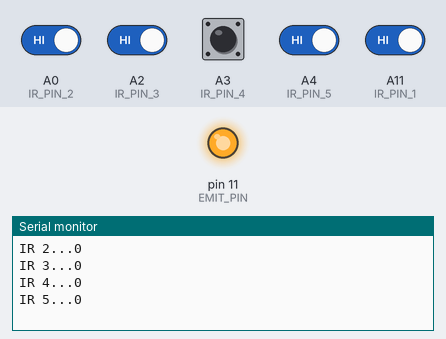
Simulated run of this sketch. Board: Arduino Mega 2560, built with avr-gcc and run on an emulated ATmega2560. Parts: output pins drawn as LEDs (lit = HIGH), the last lines printed to the serial monitor. The test bench sets the inputs (shaded band); at power-on: A0 (IR_PIN_2), A2 (IR_PIN_3), A3 (IR_PIN_4), A4 (IR_PIN_5), A11 (IR_PIN_1) HIGH.

Above: at 1.2 s.
1.3 s: A0 (IR_PIN_2) driven LOW and A4 (IR_PIN_5) driven LOW
4.3 s: A0 (IR_PIN_2) driven HIGH
At 4.74 s:
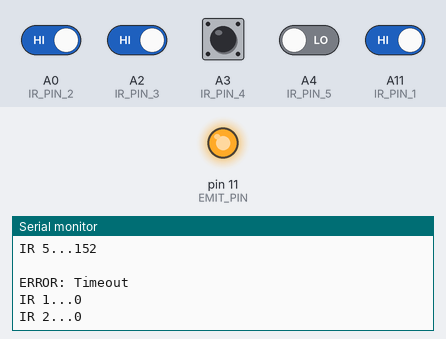
7.3 s: A2 (IR_PIN_3) driven LOW and A11 (IR_PIN_1) driven LOW
At 7.41 s:
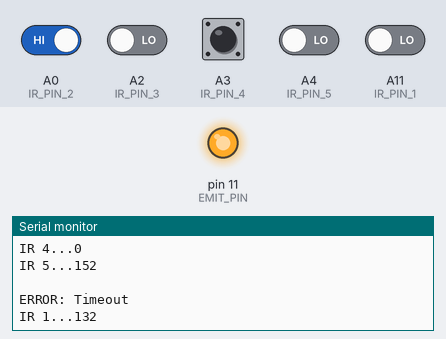
Timing chart, 0 to 10.3 s (numbered marks = the images above; inputs shaded):
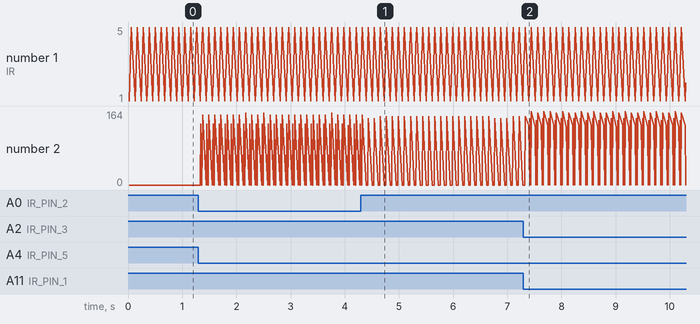

The sketch:

IR_1.ino
```cpp
/*Robotic Systems Lab 3 - Macbook version - v1
 * Other laptop is drying out...
 * So we continue from the last part of exercise 3
 */

#define IR_PIN_1 A11
#define IR_PIN_2 A0
#define IR_PIN_3 A2
#define IR_PIN_4 A3
#define IR_PIN_5 A4
#define EMIT_PIN 11
#define time_out 5000
#define NB_IR_PINS 5

int ls_pin[NB_IR_PINS] = {IR_PIN_1, IR_PIN_2, IR_PIN_3, IR_PIN_4, IR_PIN_5};
unsigned long end_time[NB_IR_PINS];
int which;

void setup() {
  Serial.begin(9600);
  pinMode(11, OUTPUT);
  digitalWrite(11, HIGH);
}

void loop() {
  bool done = false;
  unsigned long start_time = micros();

  for (which = 0; which < NB_IR_PINS; which++) {
    pinMode(ls_pin[which], OUTPUT);
    digitalWrite(ls_pin[which], HIGH);
    delayMicroseconds(10);
    pinMode(ls_pin[which], INPUT);
    end_time[which] = start_time;
  }

  while(done == false) {
    for (which = 0; which < NB_IR_PINS; which++) {
      if (digitalRead(ls_pin[which]) == 0 && end_time[which] == start_time) {
        end_time[which] = micros();
      }
    }

    if (end_time[0] != start_time && end_time[1] != start_time && end_time[2] != start_time && end_time[3] != start_time && end_time[4] != start_time) {
      done=true;
    }

    if (micros()-start_time >= time_out) {
      Serial.println("ERROR: Timeout");
      done=true;
    }
  }

  Serial.print("IR 1...");
  Serial.println(end_time[0]-start_time);
  Serial.print("IR 2...");
  Serial.println(end_time[1]-start_time);
  Serial.print("IR 3...");
  Serial.println(end_time[2]-start_time);
  Serial.print("IR 4...");
  Serial.println(end_time[3]-start_time);
  Serial.print("IR 5...");
  Serial.println(end_time[4]-start_time);
  Serial.println(" ");

  delay(100);
}
```

Measured:
- after the input at 4.3 s, the serial monitor: prints a new line after 0.10 s (image 1)
- after the input at 7.3 s, the serial monitor: prints a new line after 0.10 s (image 2)
- plotted number 2: 0 → 136 after the input at 1.3 s, 0 → 132 after the input at 7.3 s
